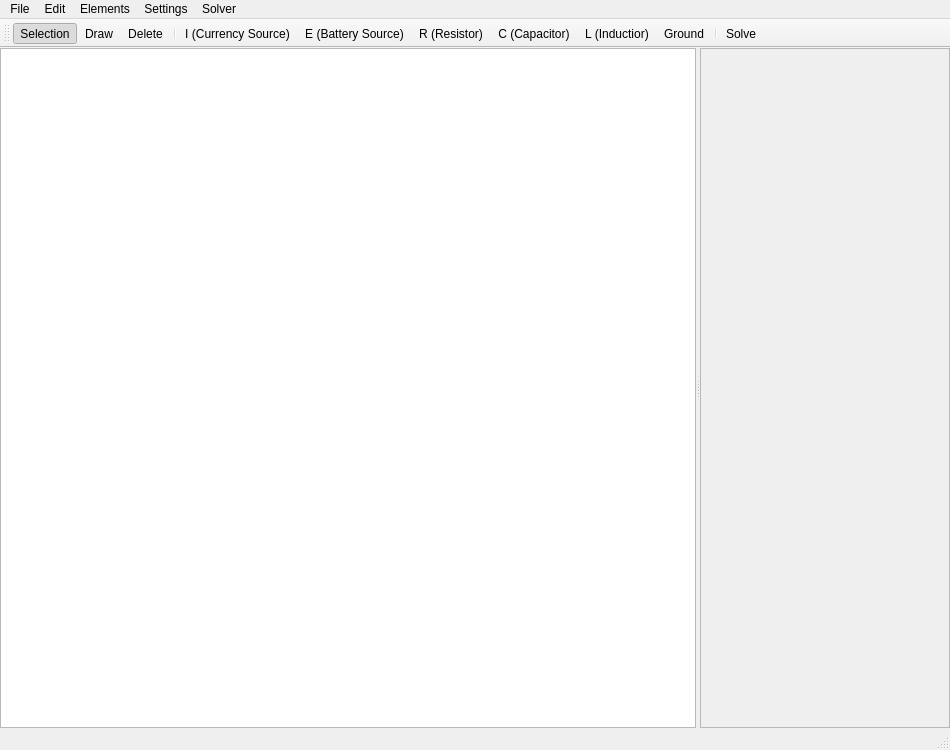
<?xml version="1.0" encoding="UTF-8"?>
<ui version="4.0">
 <class>MainWindow</class>
 <widget class="QMainWindow" name="MainWindow">
  <property name="geometry">
   <rect>
    <x>0</x>
    <y>0</y>
    <width>950</width>
    <height>750</height>
   </rect>
  </property>
  <property name="windowTitle">
   <string>EquivSolver</string>
  </property>
  <widget class="QWidget" name="centralWidget">
   <layout class="QVBoxLayout" name="verticalLayout">
    <property name="leftMargin">
     <number>0</number>
    </property>
    <property name="topMargin">
     <number>0</number>
    </property>
    <property name="rightMargin">
     <number>0</number>
    </property>
    <property name="bottomMargin">
     <number>0</number>
    </property>
    <item>
     <widget class="QSplitter" name="splitter">
      <property name="orientation">
       <enum>Qt::Horizontal</enum>
      </property>
      <widget class="FieldView" name="circuitGraphicsView">
       <property name="minimumSize">
        <size>
         <width>250</width>
         <height>0</height>
        </size>
       </property>
      </widget>
      <widget class="QScrollArea" name="scrollArea">
       <property name="minimumSize">
        <size>
         <width>250</width>
         <height>0</height>
        </size>
       </property>
       <property name="widgetResizable">
        <bool>true</bool>
       </property>
       <widget class="QWidget" name="scrollAreaWidgetContents">
        <property name="geometry">
         <rect>
          <x>0</x>
          <y>0</y>
          <width>248</width>
          <height>667</height>
         </rect>
        </property>
       </widget>
      </widget>
     </widget>
    </item>
   </layout>
  </widget>
  <widget class="QToolBar" name="mainToolBar">
   <attribute name="toolBarArea">
    <enum>TopToolBarArea</enum>
   </attribute>
   <attribute name="toolBarBreak">
    <bool>false</bool>
   </attribute>
   <addaction name="actionSelection"/>
   <addaction name="actionDraw"/>
   <addaction name="actionDelete"/>
   <addaction name="separator"/>
   <addaction name="actionI"/>
   <addaction name="actionE"/>
   <addaction name="actionR"/>
   <addaction name="actionC"/>
   <addaction name="actionL"/>
   <addaction name="actionGnd"/>
   <addaction name="separator"/>
   <addaction name="actionSolve"/>
  </widget>
  <widget class="QStatusBar" name="statusBar"/>
  <widget class="QMenuBar" name="menuBar">
   <property name="geometry">
    <rect>
     <x>0</x>
     <y>0</y>
     <width>950</width>
     <height>20</height>
    </rect>
   </property>
   <widget class="QMenu" name="menuElements">
    <property name="title">
     <string>Elements</string>
    </property>
    <addaction name="actionI"/>
    <addaction name="actionE"/>
    <addaction name="actionR"/>
    <addaction name="actionC"/>
    <addaction name="actionL"/>
    <addaction name="actionGnd"/>
   </widget>
   <widget class="QMenu" name="menuFile">
    <property name="title">
     <string>File</string>
    </property>
    <addaction name="actionSave"/>
    <addaction name="actionSaveAs"/>
    <addaction name="actionLoad"/>
    <addaction name="actionExit"/>
   </widget>
   <widget class="QMenu" name="menuEdit">
    <property name="title">
     <string>Edit</string>
    </property>
    <addaction name="actionSelection"/>
    <addaction name="actionDraw"/>
    <addaction name="actionDelete"/>
   </widget>
   <widget class="QMenu" name="menuSolver">
    <property name="title">
     <string>Solver</string>
    </property>
    <addaction name="actionSolve"/>
   </widget>
   <widget class="QMenu" name="menuSettings">
    <property name="title">
     <string>Settings</string>
    </property>
    <addaction name="actionField_Size"/>
   </widget>
   <addaction name="menuFile"/>
   <addaction name="menuEdit"/>
   <addaction name="menuElements"/>
   <addaction name="menuSettings"/>
   <addaction name="menuSolver"/>
  </widget>
  <action name="actionI">
   <property name="checkable">
    <bool>true</bool>
   </property>
   <property name="checked">
    <bool>false</bool>
   </property>
   <property name="icon">
    <iconset resource="application.qrc">
     <normaloff>:/circuit_icons/resources/dc.png</normaloff>:/circuit_icons/resources/dc.png</iconset>
   </property>
   <property name="text">
    <string>I (Currency Source)</string>
   </property>
   <property name="toolTip">
    <string>I (Currency Source)</string>
   </property>
   <property name="shortcut">
    <string>Shift+I</string>
   </property>
  </action>
  <action name="actionE">
   <property name="checkable">
    <bool>true</bool>
   </property>
   <property name="icon">
    <iconset resource="application.qrc">
     <normaloff>:/circuit_icons/resources/battery.png</normaloff>:/circuit_icons/resources/battery.png</iconset>
   </property>
   <property name="text">
    <string>E (Battery Source)</string>
   </property>
   <property name="toolTip">
    <string>E (Battery Source)</string>
   </property>
   <property name="shortcut">
    <string>Shift+E</string>
   </property>
  </action>
  <action name="actionR">
   <property name="checkable">
    <bool>true</bool>
   </property>
   <property name="icon">
    <iconset resource="application.qrc">
     <normaloff>:/circuit_icons/resources/resistor.png</normaloff>:/circuit_icons/resources/resistor.png</iconset>
   </property>
   <property name="text">
    <string>R (Resistor)</string>
   </property>
   <property name="toolTip">
    <string>R (Resistor)</string>
   </property>
   <property name="shortcut">
    <string>Shift+R</string>
   </property>
  </action>
  <action name="actionC">
   <property name="checkable">
    <bool>true</bool>
   </property>
   <property name="icon">
    <iconset resource="application.qrc">
     <normaloff>:/circuit_icons/resources/capacitor.png</normaloff>:/circuit_icons/resources/capacitor.png</iconset>
   </property>
   <property name="text">
    <string>C (Capacitor)</string>
   </property>
   <property name="toolTip">
    <string>C (Capacitor)</string>
   </property>
   <property name="shortcut">
    <string>Shift+C</string>
   </property>
  </action>
  <action name="actionL">
   <property name="checkable">
    <bool>true</bool>
   </property>
   <property name="icon">
    <iconset resource="application.qrc">
     <normaloff>:/circuit_icons/resources/inductor.png</normaloff>:/circuit_icons/resources/inductor.png</iconset>
   </property>
   <property name="text">
    <string>L (Inductior)</string>
   </property>
   <property name="toolTip">
    <string>L (Inductior)</string>
   </property>
   <property name="shortcut">
    <string>Shift+L</string>
   </property>
  </action>
  <action name="actionSave">
   <property name="text">
    <string>Save</string>
   </property>
  </action>
  <action name="actionSaveAs">
   <property name="text">
    <string>Save As</string>
   </property>
  </action>
  <action name="actionLoad">
   <property name="text">
    <string>Load</string>
   </property>
  </action>
  <action name="actionExit">
   <property name="text">
    <string>Exit</string>
   </property>
   <property name="menuRole">
    <enum>QAction::QuitRole</enum>
   </property>
  </action>
  <action name="actionSelection">
   <property name="checkable">
    <bool>true</bool>
   </property>
   <property name="checked">
    <bool>true</bool>
   </property>
   <property name="icon">
    <iconset resource="application.qrc">
     <normaloff>:/tools_icons/resources/tools/select.png</normaloff>:/tools_icons/resources/tools/select.png</iconset>
   </property>
   <property name="text">
    <string>Selection</string>
   </property>
  </action>
  <action name="actionDraw">
   <property name="checkable">
    <bool>true</bool>
   </property>
   <property name="icon">
    <iconset resource="application.qrc">
     <normaloff>:/tools_icons/resources/tools/pencil.png</normaloff>:/tools_icons/resources/tools/pencil.png</iconset>
   </property>
   <property name="text">
    <string>Draw</string>
   </property>
  </action>
  <action name="actionDelete">
   <property name="checkable">
    <bool>true</bool>
   </property>
   <property name="icon">
    <iconset resource="application.qrc">
     <normaloff>:/tools_icons/resources/tools/erase.png</normaloff>:/tools_icons/resources/tools/erase.png</iconset>
   </property>
   <property name="text">
    <string>Delete</string>
   </property>
  </action>
  <action name="actionSolve">
   <property name="icon">
    <iconset resource="application.qrc">
     <normaloff>:/tools_icons/resources/tools/graph.png</normaloff>:/tools_icons/resources/tools/graph.png</iconset>
   </property>
   <property name="text">
    <string>Solve</string>
   </property>
  </action>
  <action name="actionGnd">
   <property name="checkable">
    <bool>true</bool>
   </property>
   <property name="icon">
    <iconset resource="application.qrc">
     <normaloff>:/circuit_icons/resources/ground.png</normaloff>:/circuit_icons/resources/ground.png</iconset>
   </property>
   <property name="text">
    <string>Ground</string>
   </property>
   <property name="toolTip">
    <string>Ground</string>
   </property>
   <property name="shortcut">
    <string>Shift+G</string>
   </property>
  </action>
  <action name="actionField_Size">
   <property name="text">
    <string>Field Size</string>
   </property>
  </action>
 </widget>
 <layoutdefault spacing="6" margin="11"/>
 <customwidgets>
  <customwidget>
   <class>FieldView</class>
   <extends>QGraphicsView</extends>
   <header>field/fieldview.h</header>
  </customwidget>
 </customwidgets>
 <resources>
  <include location="application.qrc"/>
 </resources>
 <connections/>
</ui>
